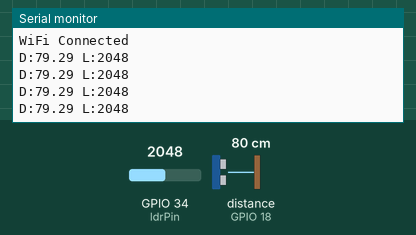
Bench run of a sketch on a simulated ESP32. Parts: the last lines printed to the serial monitor. Wiring (inferred from the names in the program): ultrasonic range finder: trigger GPIO 5; echo GPIO 18. The inputs (shaded band) are chosen by the test bench; at power-on: distance to the obstacle (sensor on GPIO 18) 80 cm, GPIO 34 (ldrPin) = 2048. The echo pulse lasts 58.3 µs per cm; WiFi joins after 1.5 s; servers stay silent unless stated; uploads are accepted with an empty reply.

Above: at 2.8 s.
2.9 s: distance to the obstacle (sensor on GPIO 18) set to 2 cm
At 3.34 s:
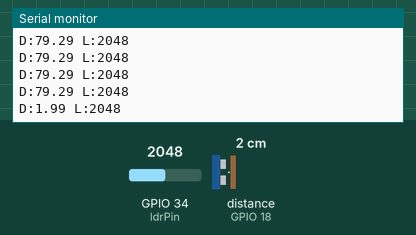
4.4 s: GPIO 34 (ldrPin) set to 2866
At 4.54 s:
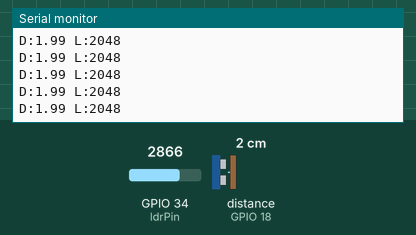
5.9 s: distance to the obstacle (sensor on GPIO 18) set to 4 cm
At 6.04 s:
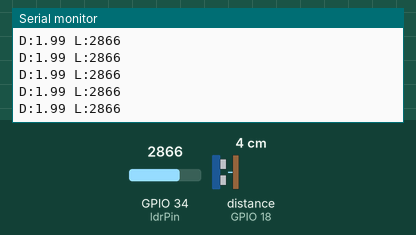
7.4 s: GPIO 34 (ldrPin) set to 3603
At 7.55 s:
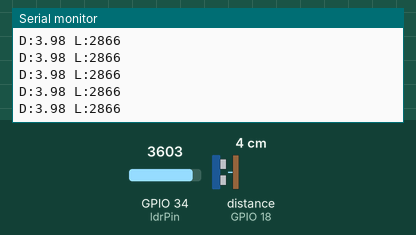
Timing chart, 0 to 9.9 s (numbered marks = the images above; inputs shaded):
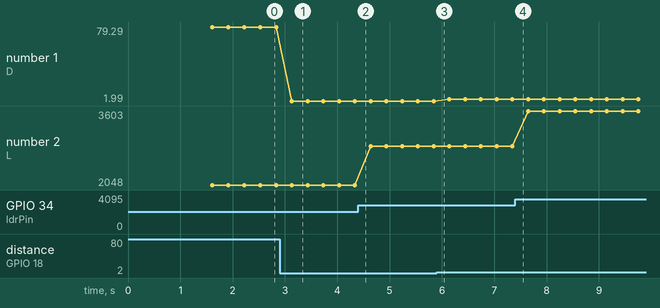

Measured:
- after the input at 2.9 s, the serial monitor: prints a new line after 0.23 s (image 1)
- plotted number 1: 79.29 → 1.99 after the input at 2.9 s, 1.99 → 3.98 after the input at 5.9 s
- plotted number 2: 2048 → 2866 after the input at 4.4 s, 2866 → 3603 after the input at 7.4 s

The sketch:

trialForCheckReflectanceGraph.ino
```cpp
#include <WiFi.h>
#include <HTTPClient.h>

// --- Configuration ---
const char* ssid = "Android Kunjappan G11+"; // Wi-Fi Hotspot name
const char* password = "jmj_wifi";           // Wi-Fi Hotspot password
const char* serverUrl = "http://10.76.43.147:3000/data"; //Change to IP Address shown in hotspot for this device

// --- Pin Definitions ---
const int trigPin = 5;
const int echoPin = 18;
const int ldrPin = 34;

void setup() {
  Serial.begin(115200);
  pinMode(ldrPin, INPUT);
  pinMode(trigPin, OUTPUT);
  pinMode(echoPin, INPUT);

  WiFi.begin(ssid, password);
  Serial.print("Connecting to WiFi");
  while (WiFi.status() != WL_CONNECTED) {
    delay(200);
    Serial.print(".");
  }
  Serial.println("\nWiFi Connected");
}

float getDistance() {
  digitalWrite(trigPin, LOW);
  delayMicroseconds(2);
  digitalWrite(trigPin, HIGH);
  delayMicroseconds(10);
  digitalWrite(trigPin, LOW);

  // Timeout added for safety
  long duration = pulseIn(echoPin, HIGH, 25000);
  float distance = duration * 0.034 / 2;

  // Return 99 if out of range or no reading
  if (duration == 0) return 99.0;
  return distance;
}

void loop() {
  float currentDistance = getDistance();
  int ldrValue = analogRead(ldrPin);

  // Instant Serial Output for your debugging
  Serial.print("D:"); Serial.print(currentDistance);
  Serial.print(" L:"); Serial.println(ldrValue);

  if (WiFi.status() == WL_CONNECTED) {
    HTTPClient http;
    http.begin(serverUrl);
    http.addHeader("Content-Type", "application/json");

    // JSON payload
    String json = "{\"value\":" + String(ldrValue) + ", \"distance\":" + String(currentDistance) + "}";

    // Send the POST request
    int httpResponseCode = http.POST(json);

    // Close the connection
    http.end();
  } else {
    Serial.println("WiFi Disconnected!");
  }


  delay(100);
}
```
